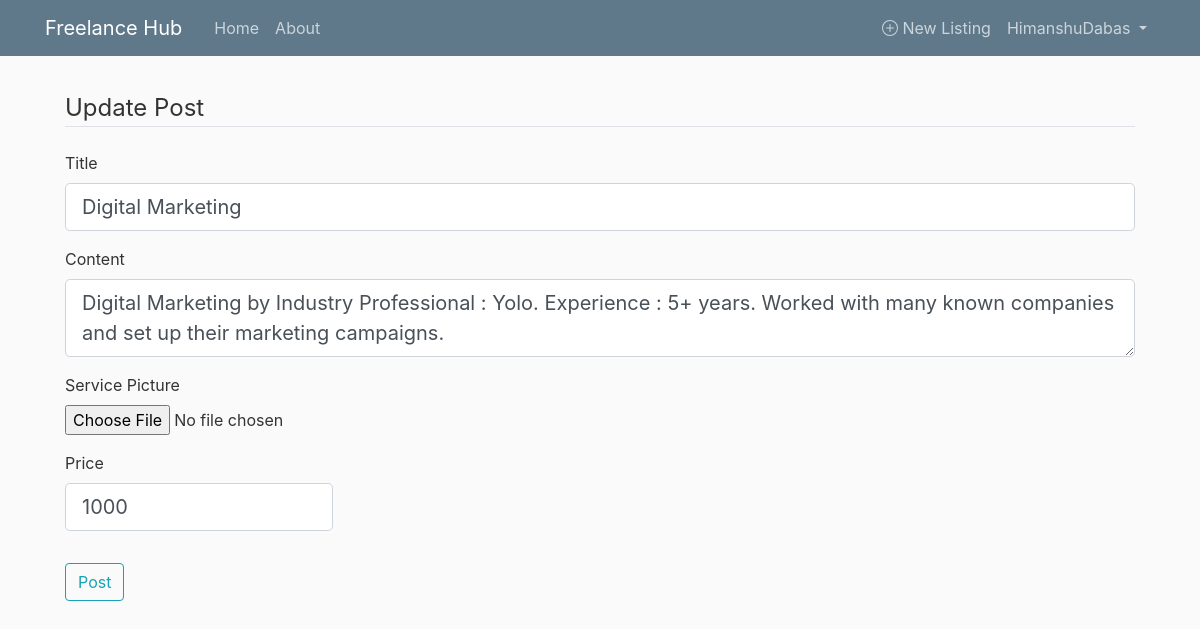
The app's page /post/2/update (signed in) with its own data.
### freelancehub/models.py (models this page shows, shortened)
class User(db.Model, UserMixin):
    id = db.Column(db.Integer, primary_key=True)
    username = db.Column(db.String(20), unique=True, nullable=False)
    email = db.Column(db.String(120), unique=True, nullable=False)
    image_file = db.Column(db.String(20), nullable=False, default='default.jpg')
    password = db.Column(db.String(60), nullable=False)
    posts = db.relationship('Post', backref='author', lazy=True)

class Post(db.Model):
    id = db.Column(db.Integer, primary_key=True)
    title = db.Column(db.String(100), nullable=False)
    image_file = db.Column(db.String(20), nullable=False, default='default_service.png')
    price = db.Column(db.Integer, nullable=False)
    date_posted = db.Column(db.DateTime, nullable=False, default=datetime.utcnow)
    content = db.Column(db.Text, nullable=False)
    user_id = db.Column(db.Integer, db.ForeignKey('user.id'), nullable=False)
    listed = db.Column(db.Integer, nullable=False, default=1)

### freelancehub/posts/routes.py (the view)
@posts.route("/post/<int:post_id>/update", methods=['GET', 'POST'])
@login_required
def update_post(post_id):
    post = Post.query.get_or_404(post_id)
    if post.author != current_user:
        abort(403)
    form = PostForm()
    if form.validate_on_submit():
        if form.picture.data:
            picture_file = save_picture(form.picture.data)
            post.image_file = picture_file
        post.price = form.price.data
        post.title = form.title.data
        post.content = form.content.data
        db.session.commit()
        flash('Your post has been updated!', 'success')
        return redirect(url_for('posts.post', post_id=post.id))
    elif request.method == 'GET':
        form.title.data = post.title
        form.content.data = post.content
        form.image_file = post.image_file
        form.price.data = post.price
    return render_template('create_post.html', title='Update Post',
                           form=form, legend='Update Post')

### freelancehub/posts/forms.py
class PostForm(FlaskForm):
    title = StringField('Title', validators=[DataRequired()])
    content = TextAreaField('Content', validators=[DataRequired()])
    picture = FileField('Service Picture', validators=[FileAllowed(['jpg', 'png', 'jpeg'])])
    price = IntegerField('Price', validators=[NumberRange(min=0, max=10000)])
    submit = SubmitField('Post')

### freelancehub/models.py (called while the page is built)
@login_manager.user_loader
def load_user(user_id):
    return User.query.get(int(user_id))

### freelancehub/templates/create_post.html (shortened to what this page needs)
{% extends "layout.html" %}
{% block content %}
<div class="content-section">
    <form method="POST" action="" enctype="multipart/form-data">
        <fieldset class="form-group">
            <legend class="border-bottom mb-4">{{ legend }}</legend>
            <div class="form-group">
                {{ form.title.label(class="form-control-label") }}
                {% if form.title.errors %}
                    {{ form.title(class="form-control form-control-lg is-invalid") }}
                    <div class="invalid-feedback">
                        {% for error in form.title.errors %}
                            <span>{{ error }}</span>
                        {% endfor %}
                    </div>
                {% else %}
                    {{ form.title(class="form-control form-control-lg") }}
                {% endif %}
            </div>
            <div class="form-group">
                {{ form.content.label(class="form-control-label") }}
                {% if form.content.errors %}
                    {{ form.content(class="form-control form-control-lg is-invalid") }}
                    <div class="invalid-feedback">
                        {% for error in form.content.errors %}
                            <span>{{ error }}</span>
                        {% endfor %}
                    </div>
                {% else %}
                    {{ form.content(class="form-control form-control-lg") }}
                {% endif %}
            </div>
            <div class="form-group">
                {{ form.picture.label() }}
                {{ form.picture(class="form-control-file") }}
            </div>
            <div class="form-group">
                {{ form.price.label(class="form-control-label") }}
                {% if form.price.errors %}
                    {{ form.price(class="form-control form-control-lg col-md-3 is-invalid") }}
                    <div class="invalid-feedback">
                        {% for error in form.price.errors %}
                            <span>{{ error }}</span>
                        {% endfor %}
                    </div>
                {% else %}
                    {{ form.price(class="form-control form-control-lg col-md-3") }}
                {% endif %}
            </div>
        </fieldset>
        <div class="form-group">
            {{ form.submit(class="btn btn-outline-info") }}
        </div>
    </form>
</div>
{% endblock content %}

### freelancehub/templates/layout.html (shortened to what this page needs)
<!DOCTYPE html>
<html>
<head>
    <link rel="stylesheet" href="https://stackpath.bootstrapcdn.com/bootstrap/4.3.1/css/bootstrap.min.css">
    <link rel="stylesheet" type="text/css" href="{{ url_for('static', filename='main.css') }}">
</head>
<body>
    <header class="site-header">
      <nav class="navbar navbar-expand-md navbar-dark bg-steel fixed-top">
        <div class="container">
          <a class="navbar-brand mr-4" href="/">Freelance Hub</a>
          <div class="collapse navbar-collapse" id="navbarToggle">
            <div class="navbar-nav mr-auto">
              <a class="nav-item nav-link" href="{{ url_for('main.home') }}">Home</a>
              <a class="nav-item nav-link" href="{{ url_for('main.about') }}">About</a>
            </div>
            <div class="navbar-nav">
              {% if current_user.is_authenticated %}
                <div>
                  <a class="nav-item nav-link d-flex" style="align-items:center;justify-content:center;" href="{{ url_for('posts.new_post') }}">
                    <span class="">
                      &nbsp;New Listing
                    </span>
                  </a>
                </div>
                <div class="nav-item dropdown">
                  <a class="nav-link dropdown-toggle" href="#" id="navbarDropdown" role="button" data-toggle="dropdown" aria-haspopup="true" aria-expanded="false">
                    {{ current_user.username }}
                  </a>
                </div>
              {% else %}
                <a class="nav-item nav-link" href="{{ url_for('users.login') }}">Login</a>
                <a class="nav-item nav-link" href="{{ url_for('users.register') }}">Register</a>
              {% endif %}
            </div>
          </div>
        </div>
      </nav>
    </header>
    <main role="main" class="container">
      <div class="row">
        <div class="col-md">
          {% block content %}{% endblock %}
        </div>
      </div>
    </main>
</body>
</html>

### freelancehub/static/main.css (style rules this page uses)
body { background: #fafafa; color: #333333; margin-top: 5rem; }
.bg-steel { background-color: #5f788a; }
.site-header .navbar-nav .nav-link { color: #cbd5db; }
.content-section { padding: 10px 20px; border-radius: 3px; margin-bottom: 20px; }

### records on screen
User: username "HimanshuDabas"
Post: title "Digital Marketing", content "Digital Marketing by Industry Professional : Yolo. Experience : 5+ years. Worked with many known companies and set up their marketing campaigns.", price "1000"

### other values on screen
{{ legend }} "Update Post"
